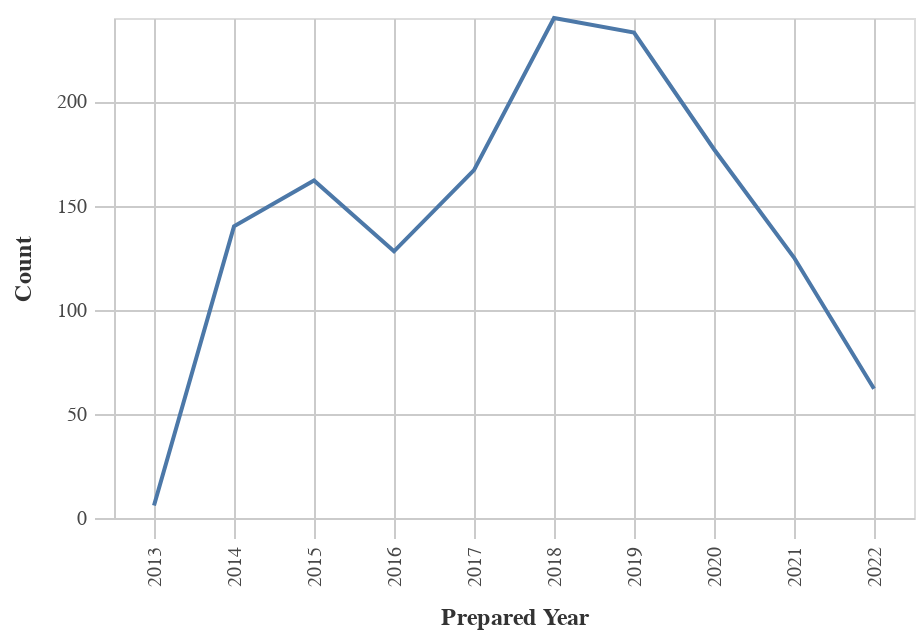

The notebook cell saved with this chart:
### Markdown cell above
### Obligations by Year

### Code cell
#Line chart for Obligations by Year
chart_df = (df_top>>filter(_.variable=='prepared_y')).rename(columns= {"value":"Year"})
    
chart1= (_dla_utils_reports.basic_line_chart_test_no_save(chart_df, 'Year', 'count', district)).encode(x=alt.X('Year:O', title='Prepared Year'))
display(chart1)

### Figure 1 — Vega-Lite specification as saved in the notebook (floating-point values rounded to 4 significant figures)
{"config": {"view": {"continuousWidth": 400, "continuousHeight": 300}, "axis": {"domainColor": "#cbcbcb", "grid": true, "gridColor": "#cbcbcb", "gridWidth": 1, "labelColor": "#474747", "labelFont": "Nunito Sans", "labelFontSize": 10, "labelPadding": 4, "tickColor": "#cbcbcb", "tickSize": 10, "titleColor": "#333", "titleFont": "Raleway", "titleFontSize": 12, "titlePadding": 10}, "axisBand": {"grid": false}, "background": "white", "font": "Raleway", "header": {"labelFont": "Nunito Sans", "titleFont": "Raleway"}, "legend": {"labelColor": "#333", "labelFont": "Nunito Sans", "labelFontSize": 11, "labelLimit": 0, "padding": 1, "symbolSize": 30, "symbolType": "square", "titleColor": "#333", "titleFont": "Raleway", "titleFontSize": 14, "titlePadding": 10}, "title": {"anchor": "middle", "font": "Raleway", "fontSize": 18, "fontWeight": 300, "offset": 20}}, "data": {"name": "data-1d2b068479622f8f269a490fe1b287db"}, "mark": "line", "encoding": {"tooltip": [{"field": "Year", "type": "quantitative"}, {"field": "count", "type": "quantitative"}], "x": {"field": "Year", "title": "Prepared Year", "type": "ordinal"}, "y": {"field": "count", "title": "Count", "type": "quantitative"}}, "height": 250, "width": 400, "$schema": "https://vega.github.io/schema/vega-lite/v4.17.0.json", "datasets": {"data-1d2b068479622f8f269a490fe1b287db": [{"Year": 2018.0, "count": 240, "variable": "prepared_y"}, {"Year": 2019.0, "count": 233, "variable": "prepared_y"}, {"Year": 2020.0, "count": 177, "variable": "prepared_y"}, {"Year": 2017.0, "count": 167, "variable": "prepared_y"}, {"Year": 2015.0, "count": 162, "variable": "prepared_y"}, {"Year": 2014.0, "count": 140, "variable": "prepared_y"}, {"Year": 2016.0, "count": 128, "variable": "prepared_y"}, {"Year": 2021.0, "count": 125, "variable": "prepared_y"}, {"Year": 2022.0, "count": 62, "variable": "prepared_y"}, {"Year": 2013.0, "count": 6, "variable": "prepared_y"}]}}
